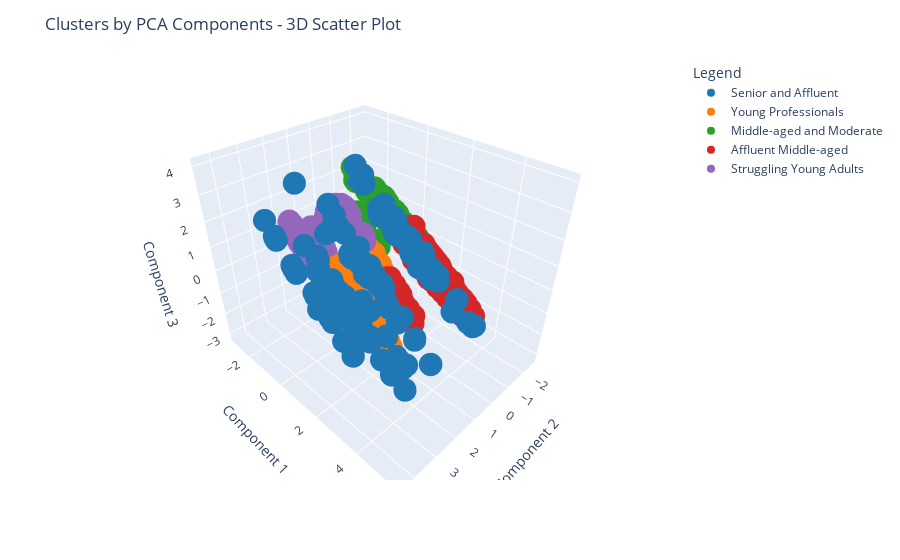

This figure's notebook cell:
### Code cell
fig = px.scatter_3d(df_segm_pca_kmeans, x=x_axis, y= y_axis, z=z_axis,
                    color= df_segm_pca_kmeans.Legend, color_discrete_sequence=custom_palette)

fig.update_layout(title='Clusters by PCA Components - 3D Scatter Plot',
                  scene=dict(xaxis_title='Component 2', yaxis_title='Component 1', zaxis_title='Component 3'))

pio.write_html(fig, file='../reports/figures/3D_scatter_plot.html')

fig.show()

### Figure 1 — Plotly figure (JSON) as saved in the notebook; plotly's stock layout.template omitted (floating-point values rounded to 4 significant figures; data arrays with more than 128 entries replaced by an {"elided": "..."} marker saying what was removed)
{"data": [{"hovertemplate": "Legend=Senior and Affluent<br>Component 2=%{x}<br>Component 1=%{y}<br>Component 3=%{z}<extra></extra>", "legendgroup": "Senior and Affluent", "marker": {"color": "#1f77b4", "symbol": "circle"}, "mode": "markers", "name": "Senior and Affluent", "scene": "scene", "showlegend": true, "type": "scatter3d", "x": {"elided": "251 float values"}, "y": {"elided": "251 float values"}, "z": {"elided": "251 float values"}}, {"hovertemplate": "Legend=Young Professionals<br>Component 2=%{x}<br>Component 1=%{y}<br>Component 3=%{z}<extra></extra>", "legendgroup": "Young Professionals", "marker": {"color": "#ff7f0e", "symbol": "circle"}, "mode": "markers", "name": "Young Professionals", "scene": "scene", "showlegend": true, "type": "scatter3d", "x": {"elided": "535 float values"}, "y": {"elided": "535 float values"}, "z": {"elided": "535 float values"}}, {"hovertemplate": "Legend=Middle-aged and Moderate<br>Component 2=%{x}<br>Component 1=%{y}<br>Component 3=%{z}<extra></extra>", "legendgroup": "Middle-aged and Moderate", "marker": {"color": "#2ca02c", "symbol": "circle"}, "mode": "markers", "name": "Middle-aged and Moderate", "scene": "scene", "showlegend": true, "type": "scatter3d", "x": {"elided": "332 float values"}, "y": {"elided": "332 float values"}, "z": {"elided": "332 float values"}}, {"hovertemplate": "Legend=Affluent Middle-aged<br>Component 2=%{x}<br>Component 1=%{y}<br>Component 3=%{z}<extra></extra>", "legendgroup": "Affluent Middle-aged", "marker": {"color": "#d62728", "symbol": "circle"}, "mode": "markers", "name": "Affluent Middle-aged", "scene": "scene", "showlegend": true, "type": "scatter3d", "x": {"elided": "492 float values"}, "y": {"elided": "492 float values"}, "z": {"elided": "492 float values"}}, {"hovertemplate": "Legend=Struggling Young Adults<br>Component 2=%{x}<br>Component 1=%{y}<br>Component 3=%{z}<extra></extra>", "legendgroup": "Struggling Young Adults", "marker": {"color": "#9467bd", "symbol": "circle"}, "mode": "markers", "name": "Struggling Young Adults", "scene": "scene", "showlegend": true, "type": "scatter3d", "x": {"elided": "390 float values"}, "y": {"elided": "390 float values"}, "z": {"elided": "390 float values"}}], "layout": {"legend": {"title": {"text": "Legend"}, "tracegroupgap": 0}, "margin": {"t": 60}, "scene": {"domain": {"x": [0, 1], "y": [0, 1]}, "xaxis": {"title": {"text": "Component 2"}}, "yaxis": {"title": {"text": "Component 1"}}, "zaxis": {"title": {"text": "Component 3"}}}, "title": {"text": "Clusters by PCA Components - 3D Scatter Plot"}}}
